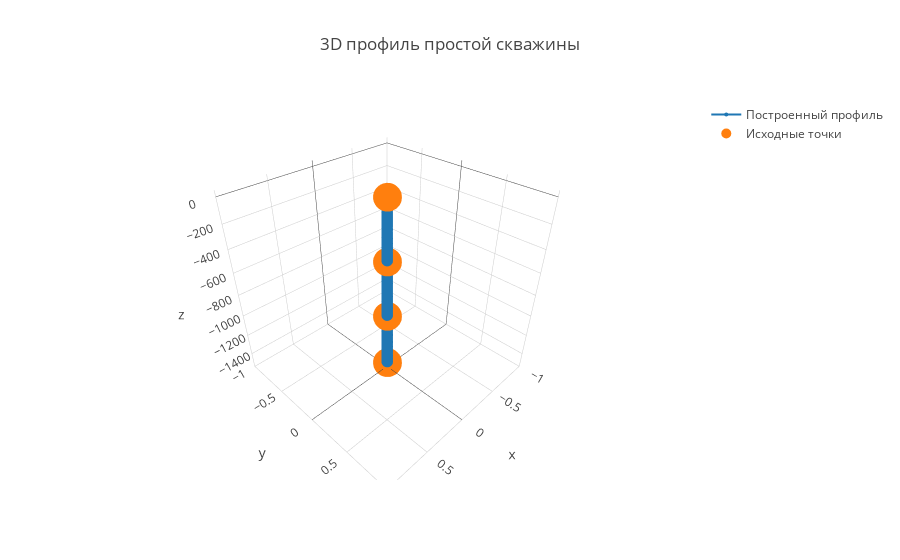

Source (notebook cell):
### Code cell
trace1 = go.Scatter3d(
    x=simple_well.well_profile.x_displacement_m,
    y=simple_well.well_profile.x_displacement_m * 0,
    z=simple_well.well_profile.h_vert_m * (-1),  # перевод в альтитуду,
    marker=dict(
        size=4,
        colorscale='Viridis',
    ),
    name = 'Построенный профиль',
    )

trace2 = go.Scatter3d(
    x=simple_well.well_profile.get_x_displacement_m(simple_well.well_profile.h_mes_init_data_for_interpolation_m),
    y=simple_well.well_profile.get_x_displacement_m(simple_well.well_profile.h_mes_init_data_for_interpolation_m) * 0,
    z=simple_well.well_profile.h_vert_init_data_for_interpolation_m * (-1),
    mode = 'markers',
    marker = dict(
        size=10
    ),
    name = 'Исходные точки',
    )

data = [trace1, trace2]


layout = dict(title = '3D профиль простой скважины',  yaxis=dict(autorange='reversed'))
fig = dict(data=data, layout=layout)
iplot(fig, filename='simple-3d-scatter')

### Figure 1 — Plotly figure (JSON) as saved in the notebook; plotly's stock layout.template omitted (floating-point values rounded to 4 significant figures; data arrays with more than 128 entries replaced by an {"elided": "..."} marker saying what was removed)
{"data": [{"marker": {"colorscale": "Viridis", "size": 4}, "name": "Построенный профиль", "type": "scatter3d", "uid": "5371f1d0-a476-4a5e-b053-600861fbb640", "x": {"elided": "151 int values"}, "y": {"elided": "151 int values"}, "z": {"elided": "151 int values"}}, {"marker": {"size": 10}, "mode": "markers", "name": "Исходные точки", "type": "scatter3d", "uid": "757a393c-9898-4d0f-9097-b3f152d2659f", "x": [0, 0, 0, 0], "y": [0, 0, 0, 0], "z": [0, -500, -1000, -1500]}], "layout": {"title": {"text": "3D профиль простой скважины"}, "yaxis": {"autorange": "reversed"}}}
